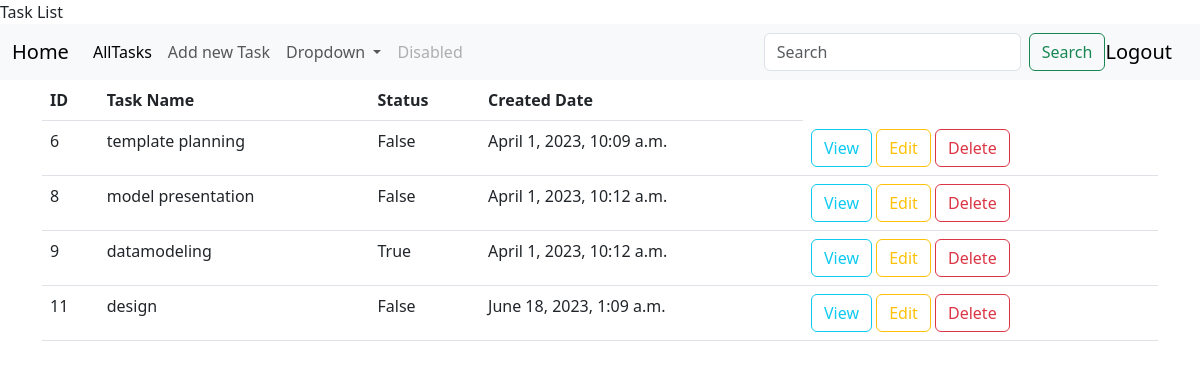
Page /tasks/all/ (signed in) on the committed database.
### task/models.py (models this page shows, shortened)
class Tasks(models.Model):
    task_name=models.CharField(max_length=200)
    user=models.ForeignKey(User, on_delete=models.CASCADE)
    status=models.BooleanField(default=False)
    created_date=models.DateTimeField(auto_now_add=True)

### task/views.py (the view)
# urls.py: path("tasks/all/",views.TaskListView.as_view(),name="task-list"),
@method_decorator(signin_required,name='dispatch')
class TaskListView(View):
    model=Tasks
    template_name="task-list.html"
    def get(self,request,*args,**kwargs):
        qs = self.model.objects.filter(user=request.user)
        return render(request,self.template_name,{"tasks":qs})

### task/views.py (called while the page is built)
def signin_required(fn):
    def wrapper(request,*args,**kwargs):
        if not request.user.is_authenticated:
            messages.error(request,'you have to login to perform this action')
            return redirect("signin")
        return fn(request,*args,**kwargs)
    return wrapper

### task/templates/task-list.html (shortened to what this page needs)
{%extends 'base.html'%}
{%block body_block%}
<table class="table table-stripped">
    <tr>
        <th>ID</th>
        <th>Task Name</th>
        <th>Status</th>
        <th>Created Date</th>
    </tr>
    {%for t in tasks%}
    <tr>
        <td>{{t.id}}</td>
        <td>{{t.task_name}}</td>
        <td>{{t.status}}</td>
        <td>{{t.created_date}}</td>
        <td>
            <a href="{%url 'task-detail' t.id%}" class="btn btn-outline-info">View</a>
            <a href="{%url 'task-edit' t.id%}" class="btn btn-outline-warning">Edit</a>
            <a href="{%url 'task-delete' t.id%}" class="btn btn-outline-danger">Delete</a>
        </td>
    </tr>
    {%endfor%}
</table>
{%endblock%}

### task/templates/base.html (shortened to what this page needs)
<!DOCTYPE html>
<html lang="en">
<head>
    <link href="https://cdn.jsdelivr.net/npm/bootstrap@5.3.0-alpha2/dist/css/bootstrap.min.css" rel="stylesheet">
</head>
<body>
    <nav class="navbar navbar-expand-lg bg-body-tertiary">
        <div class="container-fluid">
          <a class="navbar-brand" href="{%url 'index' %}">Home</a>
          <div class="collapse navbar-collapse" id="navbarSupportedContent">
            <ul class="navbar-nav me-auto mb-2 mb-lg-0">
              <li class="nav-item">
                <a class="nav-link active" aria-current="page" href="{%url 'task-list' %}">AllTasks</a>
              </li>
              <li class="nav-item">
                <a class="nav-link" href="{%url 'task-add' %}">Add new Task</a>
              </li>
              <li class="nav-item dropdown">
                <a class="nav-link dropdown-toggle" href="#" role="button" data-bs-toggle="dropdown" aria-expanded="false">
                  Dropdown
                </a>
              </li>
              <li class="nav-item">
                <a class="nav-link disabled">Disabled</a>
              </li>
            </ul>
            <form class="d-flex" role="search">
              <input class="form-control me-2" type="search" placeholder="Search" aria-label="Search">
              <button class="btn btn-outline-success" type="submit">Search</button>
            </form>
          </div>
          <a class="navbar-brand" href="{%url 'logout' %}">Logout</a>
        </div>
      </nav>
      <div class="container">
        {%block body_block%}
        {%endblock%}
      </div>
</body>
</html>

### rows in the picture
Tasks: id "6", task_name "template planning", status "False", created_date "April 1, 2023, 10:09 a.m."
Tasks: id "8", task_name "model presentation", status "False", created_date "April 1, 2023, 10:12 a.m."
Tasks: id "9", task_name "datamodeling", status "True", created_date "April 1, 2023, 10:12 a.m."
Tasks: id "11", task_name "design", status "False", created_date "June 18, 2023, 1:09 a.m."
